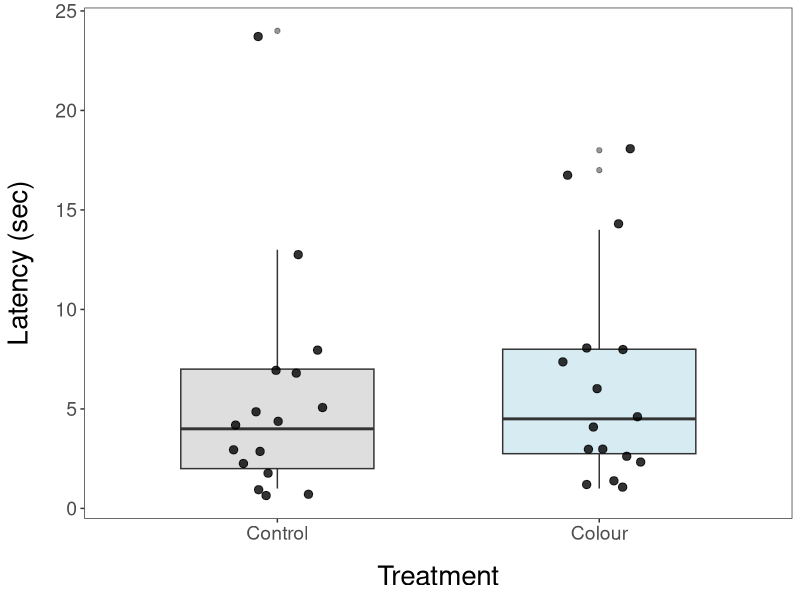
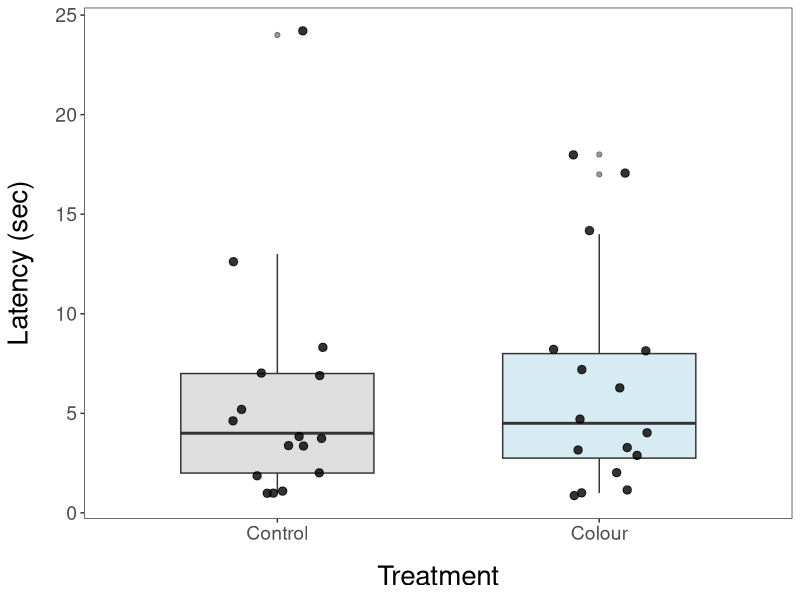

Write R code to recreate these figures, in order. (Note: this script raises an error after producing the figures.)
library(tidyverse)
library(lme4)

data <- read.csv("data/chickExp1/e1results.csv") 

data$Treatment <- factor(data$Treatment, levels = c("Control", "Colour"))

plot1 <- ggplot(data, aes(x=Treatment, y=Latency, fill=Treatment)) +
  geom_boxplot(alpha=0.5, width=0.6) +
  theme_bw() +  
  theme(panel.grid.major = element_blank(), panel.grid.minor = element_blank())+
  geom_jitter(color="black", size=2.5, alpha=0.8,position=position_jitter(width=0.15)) +
  labs(x = "Treatment", y = "Latency (sec)") +
  theme(legend.position = "none",
        axis.title = element_text(size = 20),
        axis.text = element_text(size = 14),
        axis.title.x=element_text(margin=margin(15,0,0,0)),
        axis.title.y=element_text(margin=margin(0,15,0,0))) +
  scale_fill_manual(values=c("grey","lightblue"))

plot1

#Is the Latency normally distributed p <0.05 so data is NOT normal
shapiro.test(data$Latency)

#Distribution not Normal

glmer_model <- glmer(Latency ~ Treatment +(1|Chick) , family = "Gamma", data=data)
summary(glmer_model)

##results to report: 
##no effect of colour on latency to attack target (t(31) = -0.48, p = 0.63; Fig. 1)

# output to pdf
currentdate <- Sys.Date()
pdfilename <- paste("out/plot_Exp1",currentdate,".pdf",sep="")
pdf(file=pdfilename, width=6, height=5)
plot1
dev.off()


library(dplyr)
data %>%
  group_by(Treatment) %>%
  summarize(mean = mean(Latency),
            q1 = quantile(Latency, 0.25),
            q3 = quantile(Latency, 0.75),
            count = count(Latency),
           )
summary(data)
